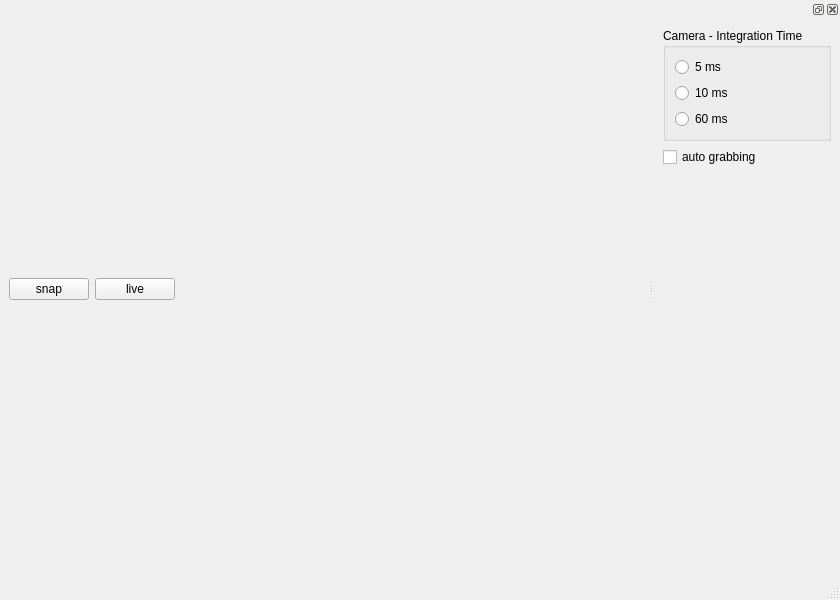
<?xml version="1.0" encoding="UTF-8"?>
<ui version="4.0">
 <class>MainWindow</class>
 <widget class="QMainWindow" name="MainWindow">
  <property name="geometry">
   <rect>
    <x>0</x>
    <y>0</y>
    <width>840</width>
    <height>600</height>
   </rect>
  </property>
  <property name="windowTitle">
   <string>MainWindow</string>
  </property>
  <widget class="QWidget" name="centralwidget">
   <layout class="QVBoxLayout" name="verticalLayout_3">
    <item>
     <widget class="itom2DQwtFigure" name="plot"/>
    </item>
    <item>
     <layout class="QHBoxLayout" name="horizontalLayout">
      <item>
       <widget class="QPushButton" name="btnSnap">
        <property name="text">
         <string>snap</string>
        </property>
       </widget>
      </item>
      <item>
       <widget class="QPushButton" name="btnLive">
        <property name="text">
         <string>live</string>
        </property>
       </widget>
      </item>
      <item>
       <spacer name="horizontalSpacer">
        <property name="orientation">
         <enum>Qt::Horizontal</enum>
        </property>
        <property name="sizeHint" stdset="0">
         <size>
          <width>40</width>
          <height>20</height>
         </size>
        </property>
       </spacer>
      </item>
     </layout>
    </item>
   </layout>
  </widget>
  <widget class="QMenuBar" name="menubar">
   <property name="geometry">
    <rect>
     <x>0</x>
     <y>0</y>
     <width>840</width>
     <height>21</height>
    </rect>
   </property>
  </widget>
  <widget class="QStatusBar" name="statusbar"/>
  <widget class="QDockWidget" name="dockSettings">
   <attribute name="dockWidgetArea">
    <number>2</number>
   </attribute>
   <widget class="QWidget" name="dockWidgetContents">
    <layout class="QVBoxLayout" name="verticalLayout_2">
     <item>
      <widget class="QGroupBox" name="groupBox">
       <property name="minimumSize">
        <size>
         <width>150</width>
         <height>0</height>
        </size>
       </property>
       <property name="title">
        <string>Camera - Integration Time</string>
       </property>
       <layout class="QVBoxLayout" name="verticalLayout">
        <item>
         <widget class="QRadioButton" name="radioInt1">
          <property name="minimumSize">
           <size>
            <width>0</width>
            <height>0</height>
           </size>
          </property>
          <property name="text">
           <string>5 ms</string>
          </property>
         </widget>
        </item>
        <item>
         <widget class="QRadioButton" name="radioInt2">
          <property name="text">
           <string>10 ms</string>
          </property>
         </widget>
        </item>
        <item>
         <widget class="QRadioButton" name="radioInt3">
          <property name="text">
           <string>60 ms</string>
          </property>
         </widget>
        </item>
       </layout>
      </widget>
     </item>
     <item>
      <widget class="QCheckBox" name="checkAutoGrabbing">
       <property name="text">
        <string>auto grabbing</string>
       </property>
      </widget>
     </item>
     <item>
      <spacer name="verticalSpacer">
       <property name="orientation">
        <enum>Qt::Vertical</enum>
       </property>
       <property name="sizeHint" stdset="0">
        <size>
         <width>20</width>
         <height>40</height>
        </size>
       </property>
      </spacer>
     </item>
    </layout>
   </widget>
  </widget>
 </widget>
 <customwidgets>
  <customwidget>
   <class>itom2DQwtFigure</class>
   <extends>QMainWindow</extends>
   <header>itom2DQwtFigure.h</header>
  </customwidget>
 </customwidgets>
 <resources/>
 <connections/>
</ui>
